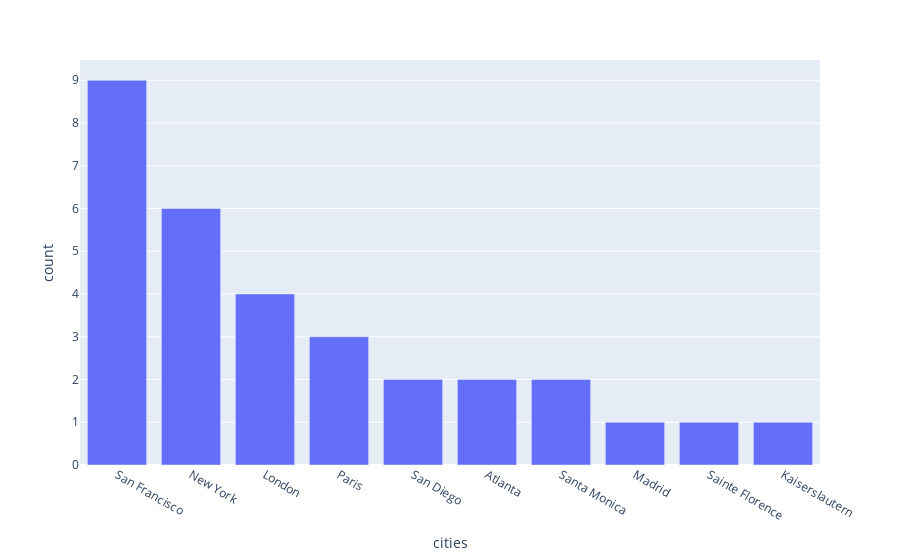

The code cell stored with this chart in its notebook:
### Code cell
fig = px.bar(clean, x="cities", y="count")
fig.show()

### Figure 1 — Plotly figure (JSON) as saved in the notebook; plotly's stock layout.template omitted (floating-point values rounded to 4 significant figures)
{"data": [{"alignmentgroup": "True", "hovertemplate": "cities=%{x}<br>count=%{y}<extra></extra>", "legendgroup": "", "marker": {"color": "#636efa", "pattern": {"shape": ""}}, "name": "", "offsetgroup": "", "orientation": "v", "showlegend": false, "textposition": "auto", "type": "bar", "x": ["San Francisco", "New York", "London", "Paris", "San Diego", "Atlanta", "Santa Monica", "Madrid", "Sainte Florence", "Kaiserslautern"], "xaxis": "x", "y": [9, 6, 4, 3, 2, 2, 2, 1, 1, 1], "yaxis": "y"}], "layout": {"barmode": "relative", "legend": {"tracegroupgap": 0}, "margin": {"t": 60}, "xaxis": {"anchor": "y", "domain": [0, 1], "title": {"text": "cities"}}, "yaxis": {"anchor": "x", "domain": [0, 1], "title": {"text": "count"}}}}
